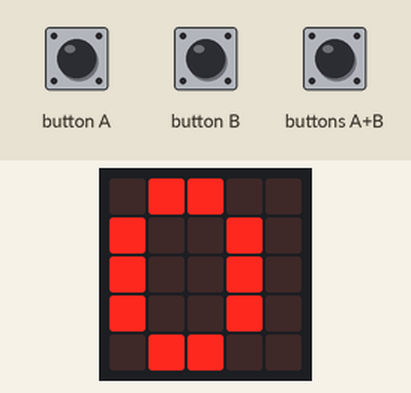
Bench run of a program on a simulated BBC micro:bit (MakeCode). Parts: the board's 5×5 LED display. Inputs (shaded band) come from the test bench.

Above: at 1.2 s.
1.3 s: button A pressed for 0.15 s
At 2.7 s:
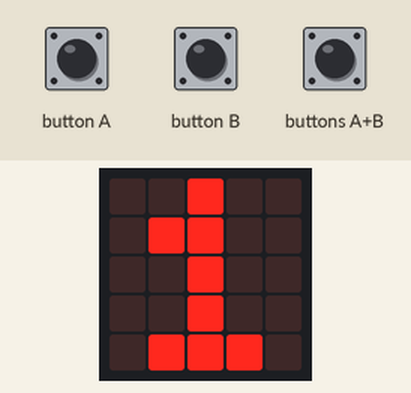
3.0 s: button A pressed for 0.15 s
At 4.9 s:
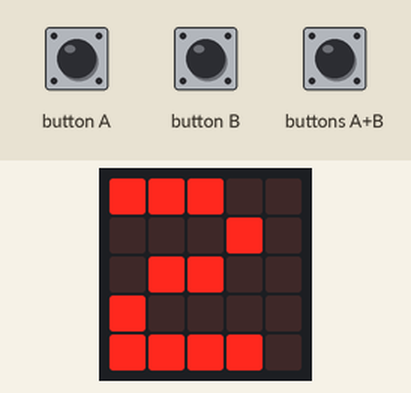
5.3 s: buttons A+B pressed for 0.15 s
At 6.7 s:
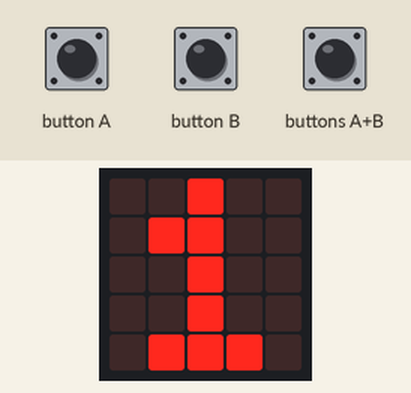
Timing chart, 0 to 8.3 s (numbered marks = the images above; inputs shaded):
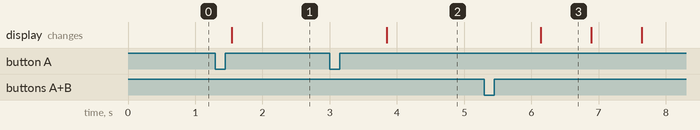

The program:

main.ts
```typescript
input.onGesture(Gesture.Shake, function () {
    if (count > 99) {
        count += -100
        thingi += 2
        dims += 0.2
    }
})
input.onGesture(Gesture.TiltLeft, function () {
    if (count > 999) {
        count += -1000
        thingi += 10
    }
})
input.onGesture(Gesture.ScreenDown, function () {
    if (count > 499) {
        count += -500
        thingi += 4
    }
})
input.onButtonPressed(Button.A, function () {
    count += thingi
})
input.onButtonPressed(Button.AB, function () {
    basic.showNumber(thingi)
    basic.showNumber(dims)
})
input.onButtonPressed(Button.B, function () {
    if (count > 24) {
        count += -25
        dims += 0.1
    }
})
input.onGesture(Gesture.TiltRight, function () {
    if (count > 4999) {
        count += -5000
        thingi += 100
        dims += 10
    }
})
let dims = 0
let count = 0
let thingi = 0
thingi = 1
basic.forever(function () {
    count += dims
    basic.pause(1000)
})
basic.forever(function () {
    basic.showNumber(count)
})
basic.forever(function () {
    if (count > 999999) {
        basic.showString("your lunatic")
        basic.showNumber(thingi)
    }
})
```

test.ts
```typescript
// test ender her, dette bliver ikke kompileret, når denne pakke bruges som en udvidelse.
```

Measured:
- after the input at 1.3 s, the display: changes after 0.24 s (image 1)
- after the input at 3.0 s, the display: changes after 0.85 s (image 2)
- after the input at 5.3 s, the display: changes after 0.84 s (image 3)
- what the display in image 3 shows lasts 0.8 s, from 6.1 s to 6.9 s
